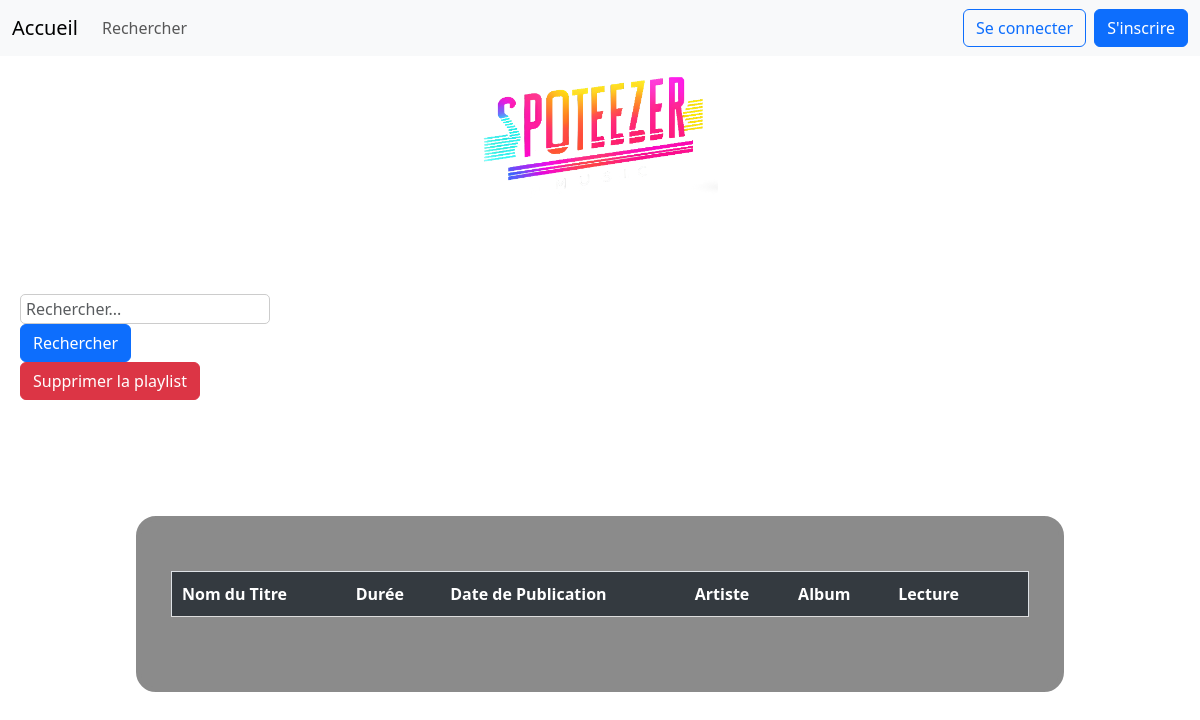
Page /Page_playlist.php?name_playlist=Top Hits 2023 on the earlier database version.
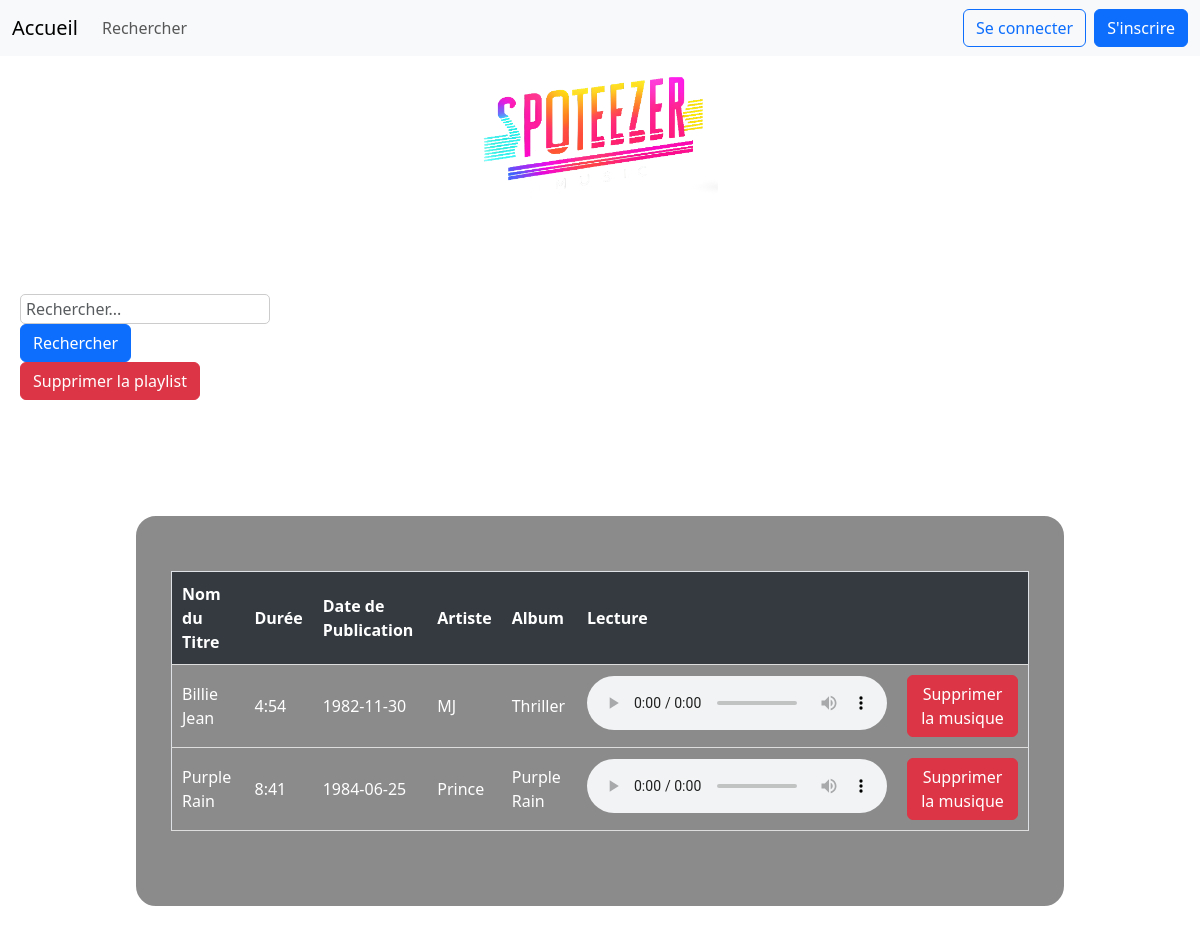
Same page on the later database version.
### tables this page shows
CREATE TABLE playlist_title(
   id_title INT,
   id_playlist INT,
   PRIMARY KEY(id_title, id_playlist),
   FOREIGN KEY(id_title) REFERENCES Title(id_title),
   FOREIGN KEY(id_playlist) REFERENCES Playlist(id_playlist)
);

CREATE TABLE Title(
   id_title INT AUTO_INCREMENT,
   name_title VARCHAR(50)  NOT NULL,
   time_title VARCHAR(50)  NOT NULL,
   publication_date_title DATE NOT NULL,
   id_genre INT NOT NULL,
   PRIMARY KEY(id_title),
   FOREIGN KEY(id_genre) REFERENCES Music_Genre(id_genre)
);

CREATE TABLE Artist(
   id_artist INT AUTO_INCREMENT,
   firstname_artist VARCHAR(50) ,
   lastname_artist VARCHAR(50) ,
   alias_artist VARCHAR(50) ,
   description_artist VARCHAR(500) ,
   id_type_artist INT NOT NULL,
   PRIMARY KEY(id_artist),
   FOREIGN KEY(id_type_artist) REFERENCES Type_Artist(id_type_artist)
);

CREATE TABLE Album(
   id_album INT AUTO_INCREMENT,
   name_album VARCHAR(50) ,
   publication_date_album DATE NOT NULL,
   PRIMARY KEY(id_album)
);

### Page_playlist.php (the view, shortened to what this page needs)
<?php
include "header.php";
$db = ConnexionBase();
$playlist = $_GET['name_playlist'] ?? '';
$stmt = $db->prepare("SELECT * FROM playlist_title pt
JOIN playlist p ON p.id_playlist = pt.id_playlist
JOIN title t ON t.id_title = pt.id_title
JOIN production pr ON pr.id_title = t.id_title
JOIN artist a ON a.id_artist = pr.id_artist
JOIN album al ON al.id_album = pr.id_album
WHERE p.name_playlist = ?;");
$stmt->execute([$playlist]);
$titles = $stmt->fetchAll(PDO::FETCH_ASSOC);
?>
<main>
    <h1 class="titre_playlist"> Playlist - <?= htmlspecialchars($playlist) ?></h1>
    <form method="POST" class="form-inline">
        <input id="barreDeRecherche" type="search" name="search" placeholder="Rechercher..." class="form-control mr-sm-2">
        <button type="submit" class="btn btn-primary" name="recherche_music">Rechercher</button>
    </form>
    <form method="POST">
        <button type="submit" name="delete_playlist" class="btn btn-danger">Supprimer la playlist</button>
    </form>
    <div class="round-rectangle1">
        <table class="border">
            <thead>
                <tr>
                    <th>Nom du Titre</th>
                    <th>Durée</th>
                    <th>Date de Publication</th>
                    <th>Artiste</th>
                    <th>Album</th>
                    <th>Lecture</th>
                    <th></th>
                </tr>
            </thead>
            <tbody>
                <?php foreach ($titles as $title): ?>
                    <tr>
                        <td><?= htmlspecialchars($title['name_title']) ?></td>
                        <td><?= htmlspecialchars($title['time_title']) ?></td>
                        <td><?= htmlspecialchars($title['publication_date_title']) ?></td>
                        <td><?= htmlspecialchars($title['alias_artist'] ?: $title['firstname_artist'] . ' ' . $title['lastname_artist']) ?></td>
                        <td><?= htmlentities($title['name_album']) ?></td>
                        <td>
                            <audio controls>
                                <source src="music/<?= htmlspecialchars($title['name_title']) ?>.mp3" type="audio/mpeg">
                            </audio>
                        </td>
                        <td>
                            <form method="POST">
                                <button type="submit" name="delete_music" class="btn btn-danger">Supprimer la musique</button>
                            </form>
                        </td>
                    </tr>
                <?php endforeach; ?>
            </tbody>
        </table>
    </div>
</main>
</body>
</html>

Differences in the rows shown:
added playlist_title: id_title.name_title "Billie Jean", id_title.time_title "4:54", id_title.publication_date_title "1982-11-30", artist.alias_artist "MJ", album.name_album "Thriller"
added playlist_title: id_title.name_title "Purple Rain", id_title.time_title "8:41", id_title.publication_date_title "1984-06-25", artist.alias_artist "Prince", album.name_album "Purple Rain"
